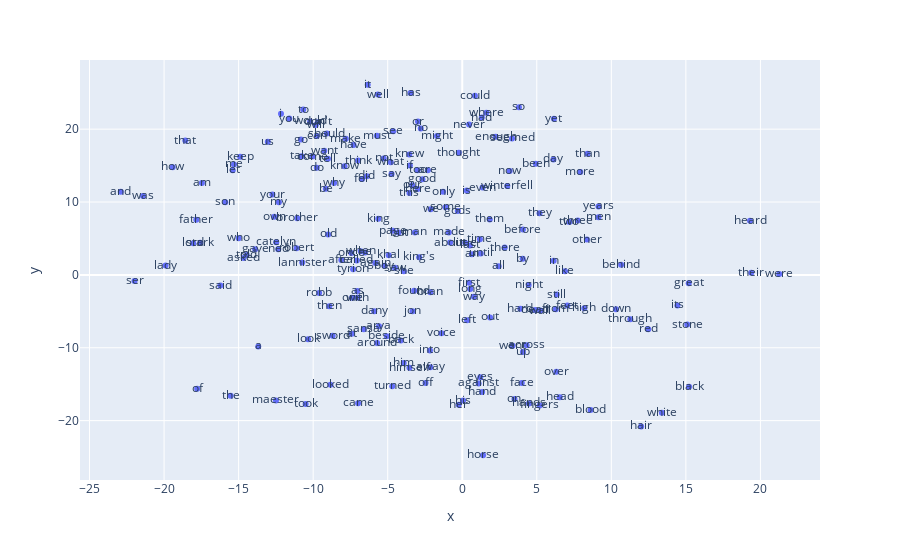

Here is the notebook cell this chart was saved with:
### Markdown cell above
#### Visualización en 2D

Una vez que hemos reducido la dimensionalidad de los vectores de palabras de nuestro modelo Word2Vec, el siguiente paso es visualizar estos vectores en un espacio bidimensional para una mejor interpretación y análisis.

### Code cell
# Graficar los embedddings en 2D

# Reducción de la dimensionalidad de los vectores de palabras del modelo Word2Vec
vecs, labels = reduce_dimensions(w2v_model)

# Definición del número máximo de palabras a visualizar
MAX_WORDS=200

# Creación de una gráfica de dispersión con Plotly Express
fig = px.scatter(x=vecs[:MAX_WORDS,0], y=vecs[:MAX_WORDS,1], text=labels[:MAX_WORDS])
fig

### Figure 1 — Plotly figure (JSON) as saved in the notebook; plotly's stock layout.template omitted (floating-point values rounded to 4 significant figures; data arrays with more than 128 entries replaced by an {"elided": "..."} marker saying what was removed)
{"data": [{"hovertemplate": "x=%{x}<br>y=%{y}<br>text=%{text}<extra></extra>", "legendgroup": "", "marker": {"color": "#636efa", "symbol": "circle"}, "mode": "markers+text", "name": "", "orientation": "v", "showlegend": false, "text": {"elided": "200 str values"}, "type": "scatter", "x": {"elided": "200 float values"}, "xaxis": "x", "y": {"elided": "200 float values"}, "yaxis": "y"}], "layout": {"legend": {"tracegroupgap": 0}, "margin": {"t": 60}, "xaxis": {"anchor": "y", "domain": [0, 1], "title": {"text": "x"}}, "yaxis": {"anchor": "x", "domain": [0, 1], "title": {"text": "y"}}}}
